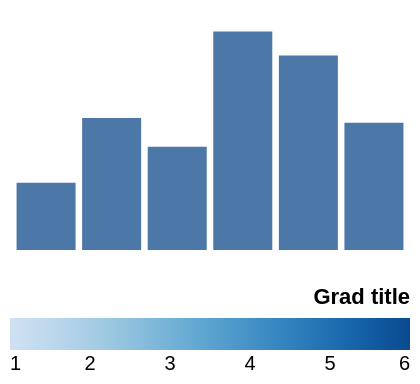

Specify this chart in Vega-Lite:
### Vega specification from a JSON file in a GitHub repository (floating-point values rounded to 4 significant figures)
{"width": 200, "height": 120, "padding": 5, "data": [{"name": "t", "values": [{"a": "Alpha", "b": 28, "c": "x", "d": 1}, {"a": "Bravo", "b": 55, "c": "y", "d": 2}, {"a": "Charlie", "b": 43, "c": "x", "d": 3}, {"a": "Delta", "b": 91, "c": "z", "d": 4}, {"a": "Echo", "b": 81, "c": "y", "d": 5}, {"a": "Foxtrot", "b": 53, "c": "z", "d": 6}]}], "scales": [{"name": "x", "type": "band", "domain": {"data": "t", "field": "a"}, "range": "width", "padding": 0.1}, {"name": "y", "type": "linear", "domain": {"data": "t", "field": "b"}, "range": "height", "nice": true}, {"name": "color", "type": "ordinal", "domain": {"data": "t", "field": "c"}, "range": {"scheme": "category10"}}, {"name": "ramp", "type": "linear", "domain": {"data": "t", "field": "d"}, "range": {"scheme": "blues"}}, {"name": "size", "type": "linear", "domain": {"data": "t", "field": "b"}, "range": [10, 200]}, {"name": "shape", "type": "ordinal", "domain": {"data": "t", "field": "c"}, "range": "symbol"}, {"name": "quant", "type": "quantize", "domain": [0, 100], "range": {"scheme": "greens", "count": 4}}], "marks": [{"type": "rect", "from": {"data": "t"}, "encode": {"enter": {"x": {"scale": "x", "field": "a"}, "width": {"scale": "x", "band": 1}, "y": {"scale": "y", "field": "b"}, "y2": {"scale": "y", "value": 0}}}}], "legends": [{"fill": "ramp", "type": "gradient", "direction": "horizontal", "title": "Grad title", "titleOrient": "top", "titleAnchor": "end", "orient": "bottom"}]}
